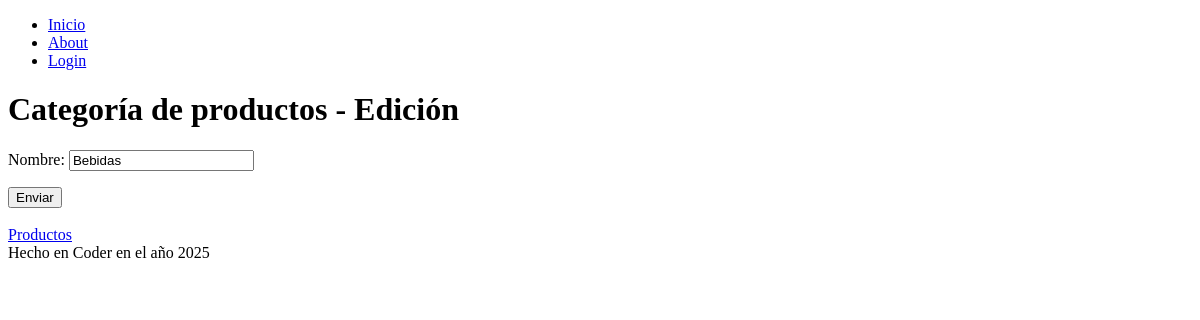
Page /producto/categoria/update/1/ on the earlier database version.
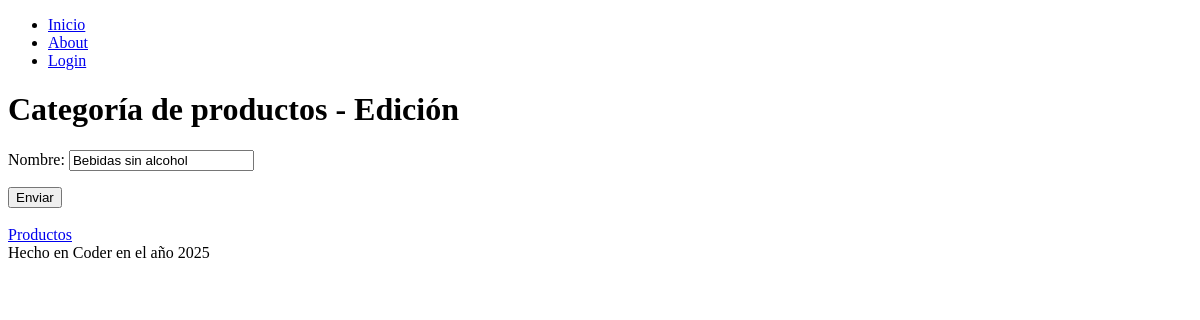
Same page on the later database version.
### producto/models.py (models this page shows, shortened)
class Categoria(models.Model):
    nombre = models.CharField(max_length=50, unique=True)

### producto/views.py (the view)
# urls.py: path('categoria/update/<int:pk>/', views.categoria_update, name='categoria_update'),
def categoria_update(request, pk:int):
    query = models.Categoria.objects.get(id=pk)
    if request.method == "GET":
        form = forms.CategoriaForm(instance=query)
    if request.method == "POST":
        form = forms.CategoriaForm(request.POST, instance=query)
        if form.is_valid():
            form.save()
            return redirect("producto:categoria_list")
    return render(request, "producto/categoria_form.html", {"form": form})

### producto/forms.py
class CategoriaForm(forms.ModelForm):
    class Meta:
        model = models.Categoria
        fields = "__all__"

### producto/templates/producto/categoria_form.html (shortened to what this page needs)
{% extends 'principal/base.html' %}
{% block content %}
    {% if form.instance.pk %}
        <h1> Categoría de productos - Edición </h1>
    {% else %}
        <h1> Categoría de productos - Creación </h1>
    {% endif %}
    <form method="post">
        {{ form.as_p }}
        <button type="submit">Enviar</button>
    </form>
    <br>
    <a href="{% url 'producto:index' %}">Productos</a>
{% endblock content %}

### principal/templates/principal/base.html (shortened to what this page needs)
<!DOCTYPE html>
<html lang="es">
<head>
</head>
<body>
    {% include 'componentes/nav.html' %}
    {% block content %}
    {% endblock content %}
    {% include 'componentes/footer.html' %}
</body>
</html>

### principal/templates/componentes/nav.html
<nav>
    <ul>
        <li><a href="{% url 'principal:index' %}">Inicio</a></li>
        {% if user.is_authenticated %}
            <li><a href="{% url 'producto:index' %}">App producto</a></li>
            <li><a href="{% url 'principal:about' %}">About</a></li>
            <form action="{% url 'principal:logout' %}" method="post">
                {% csrf_token %}
                <button type="submit">Cerrar sesión</button>
            </form>
        {% else %}
            <li><a href="{% url 'principal:about' %}">About</a></li>
            <li><a href="{% url 'principal:login' %}">Login</a></li>
        {% endif %}
    </ul>
</nav>

### principal/templates/componentes/footer.html
<footer>Hecho en Coder en el año 2025</footer>

Differences in the rows shown:
changed Categoria: nombre "Bebidas" → "Bebidas sin alcohol"
